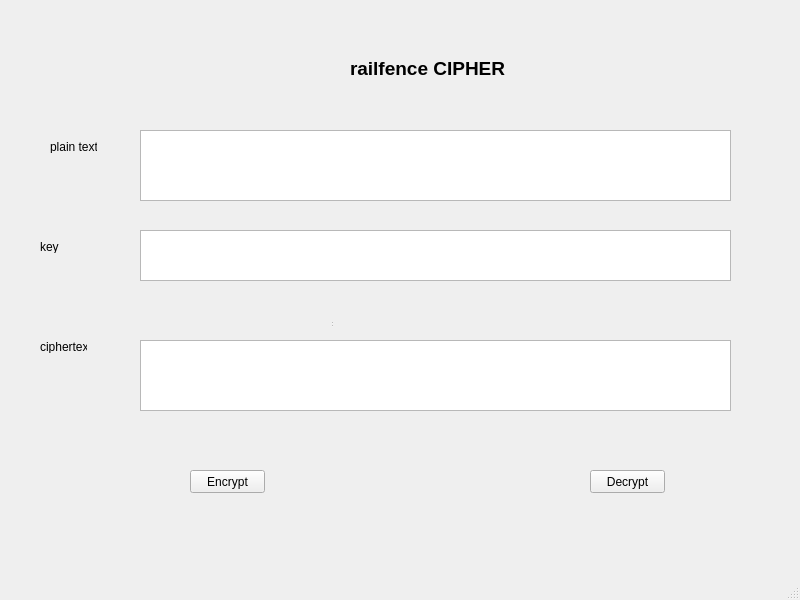
<?xml version="1.0" encoding="UTF-8"?>
<ui version="4.0">
 <class>MainWindow</class>
 <widget class="QMainWindow" name="MainWindow">
  <property name="geometry">
   <rect>
    <x>0</x>
    <y>0</y>
    <width>800</width>
    <height>600</height>
   </rect>
  </property>
  <property name="windowTitle">
   <string>MainWindow</string>
  </property>
  <widget class="QWidget" name="centralwidget">
   <widget class="QWidget" name="centralwidget_2" native="true">
    <property name="geometry">
     <rect>
      <x>0</x>
      <y>10</y>
      <width>771</width>
      <height>533</height>
     </rect>
    </property>
    <widget class="QPushButton" name="btn_encrypt">
     <property name="geometry">
      <rect>
       <x>190</x>
       <y>460</y>
       <width>75</width>
       <height>23</height>
      </rect>
     </property>
     <property name="text">
      <string>Encrypt</string>
     </property>
    </widget>
    <widget class="QPushButton" name="btn_decrypt">
     <property name="geometry">
      <rect>
       <x>590</x>
       <y>460</y>
       <width>75</width>
       <height>23</height>
      </rect>
     </property>
     <property name="text">
      <string>Decrypt</string>
     </property>
    </widget>
    <widget class="QLabel" name="label">
     <property name="geometry">
      <rect>
       <x>50</x>
       <y>130</y>
       <width>47</width>
       <height>13</height>
      </rect>
     </property>
     <property name="text">
      <string>plain text</string>
     </property>
    </widget>
    <widget class="QLabel" name="label_2">
     <property name="geometry">
      <rect>
       <x>40</x>
       <y>230</y>
       <width>47</width>
       <height>13</height>
      </rect>
     </property>
     <property name="text">
      <string>key</string>
     </property>
    </widget>
    <widget class="QLabel" name="label_3">
     <property name="geometry">
      <rect>
       <x>40</x>
       <y>330</y>
       <width>47</width>
       <height>13</height>
      </rect>
     </property>
     <property name="text">
      <string>ciphertext</string>
     </property>
    </widget>
    <widget class="QLabel" name="label_4">
     <property name="geometry">
      <rect>
       <x>350</x>
       <y>50</y>
       <width>191</width>
       <height>16</height>
      </rect>
     </property>
     <property name="font">
      <font>
       <pointsize>14</pointsize>
       <weight>75</weight>
       <bold>true</bold>
      </font>
     </property>
     <property name="text">
      <string>railfence CIPHER</string>
     </property>
    </widget>
    <widget class="QTextEdit" name="txt_plain_text">
     <property name="geometry">
      <rect>
       <x>140</x>
       <y>120</y>
       <width>591</width>
       <height>71</height>
      </rect>
     </property>
    </widget>
    <widget class="QTextEdit" name="txt_cipher_text">
     <property name="geometry">
      <rect>
       <x>140</x>
       <y>330</y>
       <width>591</width>
       <height>71</height>
      </rect>
     </property>
    </widget>
    <widget class="QTextEdit" name="key">
     <property name="geometry">
      <rect>
       <x>140</x>
       <y>220</y>
       <width>591</width>
       <height>51</height>
      </rect>
     </property>
    </widget>
   </widget>
   <widget class="QStatusBar" name="statusbar_2">
    <property name="geometry">
     <rect>
      <x>330</x>
      <y>310</y>
      <width>3</width>
      <height>18</height>
     </rect>
    </property>
   </widget>
  </widget>
  <widget class="QMenuBar" name="menubar">
   <property name="geometry">
    <rect>
     <x>0</x>
     <y>0</y>
     <width>800</width>
     <height>21</height>
    </rect>
   </property>
  </widget>
  <widget class="QStatusBar" name="statusbar"/>
 </widget>
 <resources/>
 <connections/>
</ui>
